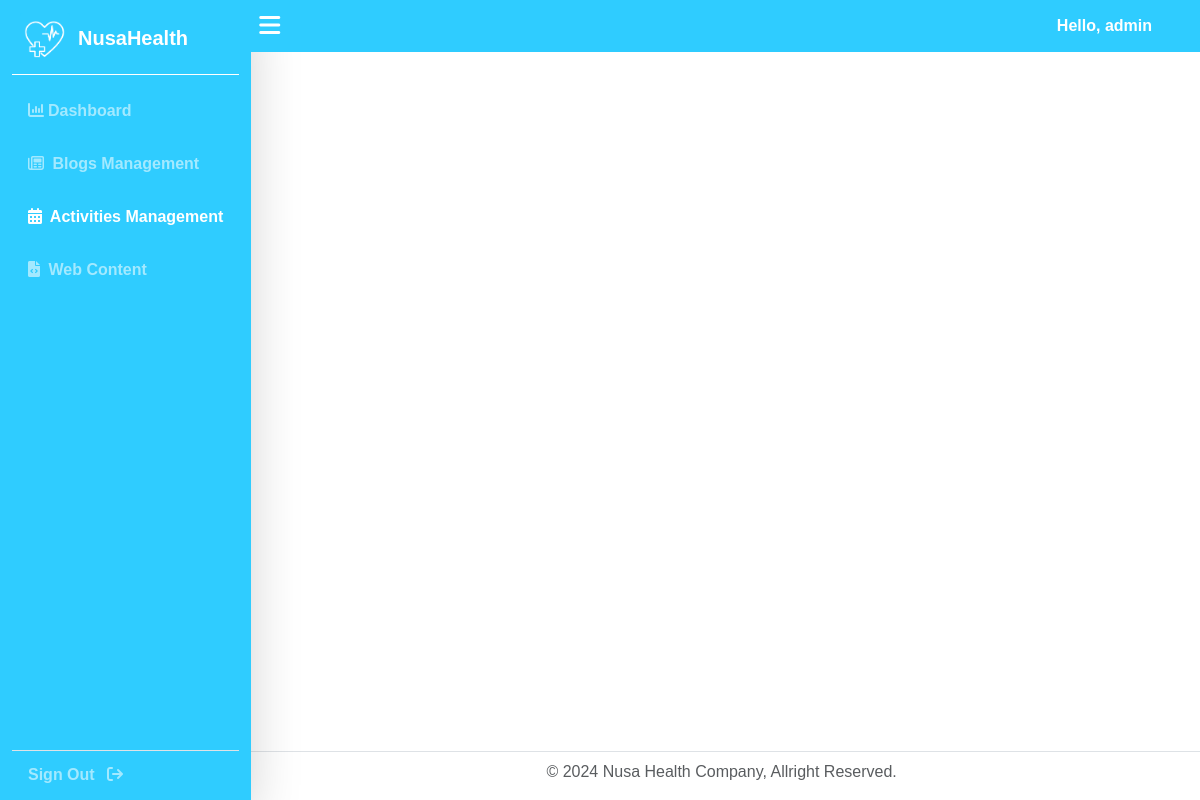
Before: /dashboard/activities-management/update/3 (signed in) with the older database file.
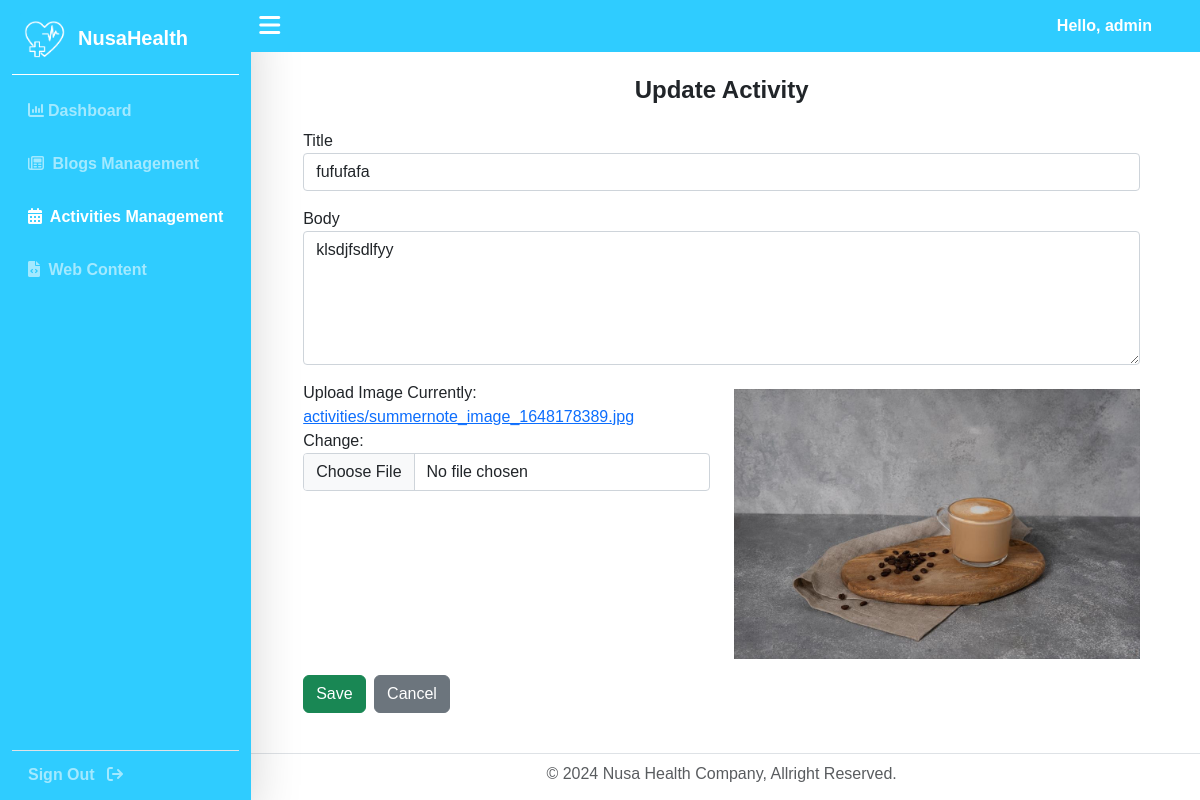
After: the same page with the newer database file.
### NusaHealthApp/models.py (models this page shows, shortened)
class Activities(models.Model):
    STATUS_CHOICES = (
        ('draft', 'Draft'),
        ('published', 'Published'),
    )
    title = models.CharField(max_length=250)
    slug = models.SlugField(max_length=250, unique_for_date='publish')
    author = models.ForeignKey(User, related_name='activities_posts', on_delete=models.CASCADE)
    body = models.TextField()
    publish = models.DateTimeField(default=timezone.now)
    created = models.DateTimeField(auto_now_add=True)
    updated = models.DateTimeField(auto_now=True)
    objects = models.Manager()
    published = PublishedManager()
    image = models.ImageField(upload_to='activities/', help_text="Upload image")
    status = models.CharField(max_length=10, choices=STATUS_CHOICES, default='published')
    class Meta:
        ordering = ('-publish',)

### NusaHealthApp/views.py (the view, shortened to what this page needs)
# urls.py: path('dashboard/activities-management/update/<int:activity_id>', views.ActivitiesManagementUpdate, name='activities-management-update'),
@admin_required()
def ActivitiesManagementUpdate(request, activity_id):
    logo_instance = Logo.objects.first()
    activity_instance = Activities.objects.filter(id=activity_id).first()
    context = {
        'section': 'activities-management',
        'action': 'update',
        'logo': logo_instance,
        'form': ActivityForm(instance=activity_instance),
        'activity': activity_instance
    }
    return render(request, 'Dashboard/activities-management-form.html', context)

### NusaHealthApp/forms.py (shortened to what this page needs)
class ActivityForm(forms.ModelForm):
    class Meta:
        model = Activities
        fields = ['title', 'body', 'image']
        widgets = {
            'title': forms.TextInput(attrs={'class': 'form-control', 'placeholder': 'Enter title', 'id': 'title'}),
            'category': forms.Select(attrs={'class': 'form-select', 'id': 'category'}),
            'body': forms.Textarea(attrs={'class': 'form-control', 'placeholder': 'Write your content here', 'rows': 5, 'id': 'body'}),
            'image': forms.ClearableFileInput(attrs={'class': 'form-control', 'id': 'image'}),
        }

### NusaHealthApp/templates/Dashboard/activities-management-form.html (shortened to what this page needs)
{% extends "Dashboard/base.html" %}
{% load static %}
{% block content %}
{% if not activity and action == 'update'%}
    <script>
        function ErrorPopUp(message){
            Swal.fire({
                icon: 'error',
                title: 'Access Denied',
                text: message,
                confirmButtonText: 'Ok',
                confirmButtonColor: '#dc3545',
            }).then(() => {
                window.location.href = "{% url 'activities-management' %}";
            });
        }
        ErrorPopUp("Activity not found");
    </script>
{% else %}
    <div class="container pb-3">
        <div class="w-100 py-3">
            <h4 class="text-center fw-bold">
                {% if action == 'add' %}
                    Add New
                {% else %}
                    Update
                {% endif %}
                Activity
            </h4>
        </div>
        <div class="px-5 pb-4">
            <form method="post" id="activity-form" enctype="multipart/form-data">
                <div class="mb-3">
                    <label for="title" class="">Title</label>
                    {{ form.title }}
                </div>
                <div class="mb-3">
                    <label for="body" class="">Body</label>
                    {{ form.body }}
                </div>
                <div class="mb-3 row">
                    <div class="col-md-6">
                        <label for="image" class="">Upload Image</label>
                        {{ form.image }}
                    </div>
                    <div class="col-md-6">
                        {% if activity and activity.image %}
                            <img id="imageNow" src="{{ activity.image.url }}" alt="Activity Image" class="mt-2 now w-100">
                        {% else %}
                            <p id="imagePlaceholder" class="mt-2 text-muted mt-4 pt-1">No Activity Image uploaded</p>
                        {% endif %}
                    </div>
                </div>
                <button type="submit" class="btn btn-success">Save</button>
                <button id="btn-cancel" class="btn btn-secondary ms-1">Cancel</button>
            </form>
        </div>
    </div>
{% endif %}
{% endblock %}

Changed rows visible on the page:
added Activities: title "fufufafa", body "klsdjfsdlfyy", image (picture)
Other visible differences:
text now shown: "Update Activity Title Body Upload Image Currently: activities/summernote_image_1648178389.jpg Change: Save Cancel"
